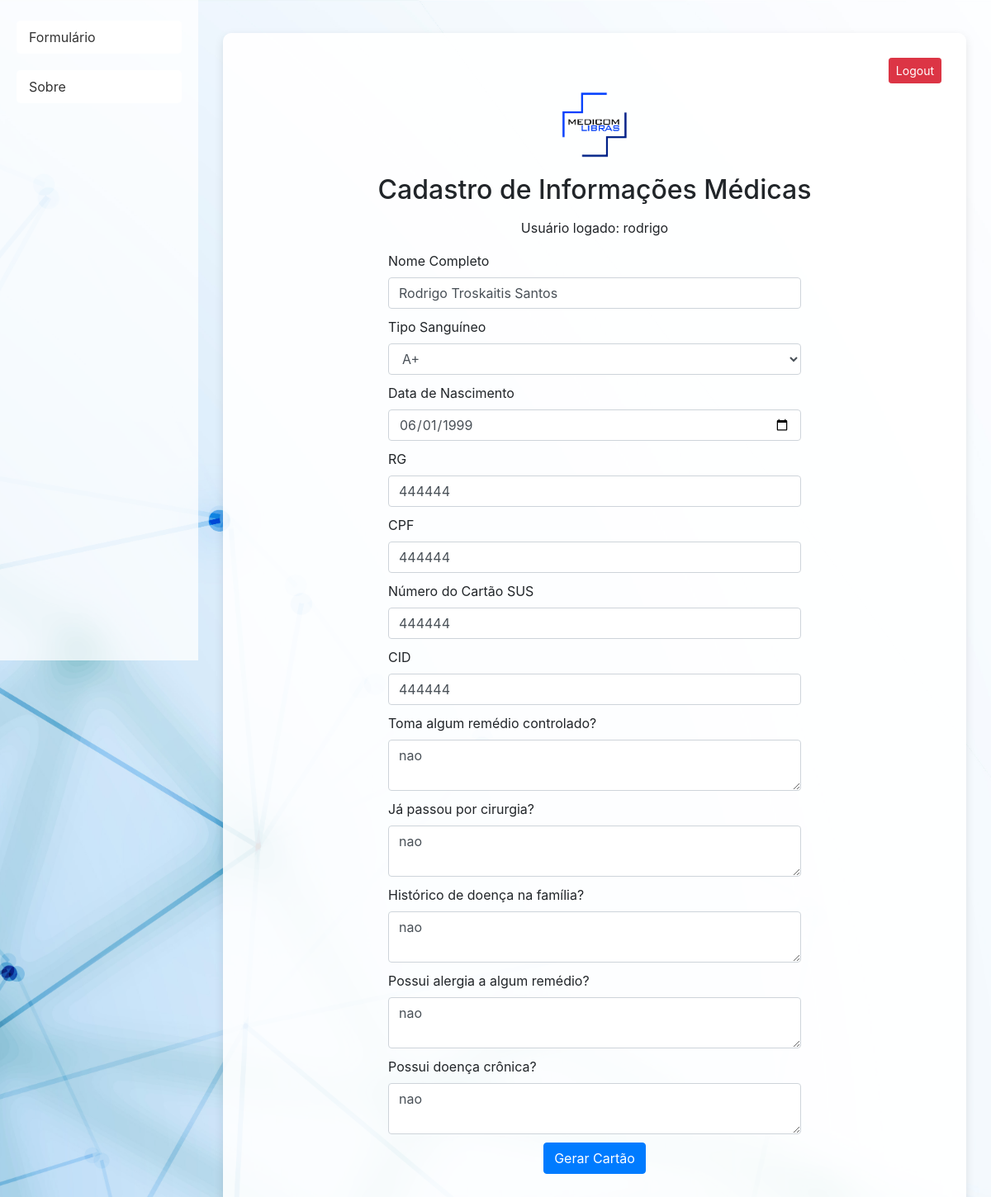
Screenshot of / (signed in) with the database file from the repository.
### app.py (models this page shows)
class User(UserMixin, db.Model):
    id = db.Column(db.Integer, primary_key=True)
    username = db.Column(db.String(150), unique=True, nullable=False)
    password = db.Column(db.String(150), nullable=False)

class MedicalRecord(db.Model):
    id = db.Column(db.Integer, primary_key=True)
    user_id = db.Column(db.Integer, db.ForeignKey('user.id'), nullable=False)  # Relacionamento com o usuário
    name = db.Column(db.String(150), nullable=False)
    blood_type = db.Column(db.String(3), nullable=False)
    birth_date = db.Column(db.Date, nullable=False)
    rg = db.Column(db.String(20), nullable=False)
    cpf = db.Column(db.String(20), nullable=False)
    sus_number = db.Column(db.String(20), nullable=False)
    cid = db.Column(db.String(10), nullable=False)
    medication = db.Column(db.Text, nullable=False)
    surgery = db.Column(db.Text, nullable=False)
    family_diseases = db.Column(db.Text, nullable=False)
    allergies = db.Column(db.Text, nullable=False)
    chronic_disease = db.Column(db.Text, nullable=False)
    user = db.relationship('User', backref='medical_records')  # Relacionamento com o modelo User

### app.py (the view, shortened to what this page needs)
@app.route('/', methods=['GET', 'POST'])
@login_required
def index():
    form = MedicalForm()
    existing_record = MedicalRecord.query.filter_by(user_id=current_user.id).first()
    if existing_record and request.method == 'GET':
        form.name.data = existing_record.name
        form.blood_type.data = existing_record.blood_type
        form.birth_date.data = existing_record.birth_date
        form.rg.data = existing_record.rg
        form.cpf.data = existing_record.cpf
        form.sus_number.data = existing_record.sus_number
        form.cid.data = existing_record.cid
        form.medication.data = existing_record.medication
        form.surgery.data = existing_record.surgery
        form.family_diseases.data = existing_record.family_diseases
        form.allergies.data = existing_record.allergies
        form.chronic_disease.data = existing_record.chronic_disease
    return render_template('form.html', form=form)

### app.py
class MedicalForm(FlaskForm):
    name = StringField('Nome Completo', validators=[DataRequired()])
    blood_type = SelectField('Tipo Sanguíneo', choices=[('A+', 'A+'), ('A-', 'A-'), ('B+', 'B+'), ('B-', 'B-'), ('O+', 'O+'), ('O-', 'O-'), ('AB+', 'AB+'), ('AB-', 'AB-')])
    birth_date = DateField('Data de Nascimento', format='%Y-%m-%d', validators=[DataRequired()])
    rg = StringField('RG', validators=[DataRequired()])
    cpf = StringField('CPF', validators=[DataRequired()])
    sus_number = StringField('Número do Cartão SUS', validators=[DataRequired()])
    cid = StringField('CID', validators=[DataRequired()])
    medication = TextAreaField('Toma algum remédio controlado?', validators=[DataRequired()])
    surgery = TextAreaField('Já passou por cirurgia?', validators=[DataRequired()])
    family_diseases = TextAreaField('Histórico de doença na família?', validators=[DataRequired()])
    allergies = TextAreaField('Possui alergia a algum remédio?', validators=[DataRequired()])
    chronic_disease = TextAreaField('Possui doença crônica?', validators=[DataRequired()])
    submit = SubmitField('Gerar Cartão')

### app.py (called while the page is built)
@login_manager.user_loader
def load_user(user_id):
    return User.query.get(int(user_id))

def verify_static_file(filename):
    filepath = os.path.join(app.static_folder, filename)
    if not os.path.exists(filepath):
        print(f"Arquivo não encontrado: {filepath}")
        return False
    return True

@app.before_request
def check_static_files():
    verify_static_file('logo.png')
    verify_static_file('background.png')

### templates/form.html (shortened to what this page needs)
<!DOCTYPE html>
<html lang="pt-br">
<head>
    <link rel="stylesheet" href="https://stackpath.bootstrapcdn.com/bootstrap/4.5.2/css/bootstrap.min.css">
</head>
<body>
    <div class="sidebar">
        <nav class="sidebar-nav">
            <a href="{{ url_for('index') }}">Formulário</a>
            <a href="{{ url_for('informative') }}">Sobre</a>
        </nav>
    </div>
    <div class="main-content">
        <div class="container">
            <div class="logout-button">
                <form method="POST" action="{{ url_for('logout') }}">
                    <button type="submit" class="btn btn-danger btn-sm">Logout</button>
                </form>
            </div>
            <img src="{{ url_for('static', filename='logo.png') }}" alt="Logo" class="logo">
            <h1>Cadastro de Informações Médicas</h1>
            <p class="text-center">Usuário logado: {{ current_user.username }}</p>
            <div class="form-wrapper">
                <form method="POST" action="/">
                    <div class="form-group">
                        {{ form.name.label(class="form-label") }}
                        {{ form.name(class="form-control") }}
                    </div>
                    <div class="form-group">
                        {{ form.blood_type.label(class="form-label") }}
                        {{ form.blood_type(class="form-control") }}
                    </div>
                    <div class="form-group">
                        {{ form.birth_date.label(class="form-label") }}
                        {{ form.birth_date(class="form-control") }}
                    </div>
                    <div class="form-group">
                        {{ form.rg.label(class="form-label") }}
                        {{ form.rg(class="form-control") }}
                    </div>
                    <div class="form-group">
                        {{ form.cpf.label(class="form-label") }}
                        {{ form.cpf(class="form-control") }}
                    </div>
                    <div class="form-group">
                        {{ form.sus_number.label(class="form-label") }}
                        {{ form.sus_number(class="form-control") }}
                    </div>
                    <div class="form-group">
                        {{ form.cid.label(class="form-label") }}
                        {{ form.cid(class="form-control") }}
                    </div>
                    <div class="form-group">
                        {{ form.medication.label(class="form-label") }}
                        {{ form.medication(class="form-control") }}
                    </div>
                    <div class="form-group">
                        {{ form.surgery.label(class="form-label") }}
                        {{ form.surgery(class="form-control") }}
                    </div>
                    <div class="form-group">
                        {{ form.family_diseases.label(class="form-label") }}
                        {{ form.family_diseases(class="form-control") }}
                    </div>
                    <div class="form-group">
                        {{ form.allergies.label(class="form-label") }}
                        {{ form.allergies(class="form-control") }}
                    </div>
                    <div class="form-group">
                        {{ form.chronic_disease.label(class="form-label") }}
                        {{ form.chronic_disease(class="form-control") }}
                    </div>
                    <div class="form-group text-center">
                        <button type="submit" class="btn btn-primary">Gerar Cartão</button>
                    </div>
                </form>
            </div>
        </div>
    </div>
</body>
</html>

### rows the page displays
User: username "rodrigo"
MedicalRecord: name "Rodrigo Troskaitis Santos", blood_type "A+", birth_date "06/01/1999", rg "444444", cpf "444444", sus_number "444444", cid "444444", medication "nao", surgery "nao", family_diseases "nao", allergies "nao", chronic_disease "nao"
